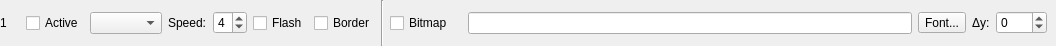
<?xml version="1.0" encoding="UTF-8"?>
<ui version="4.0">
 <class>Form</class>
 <widget class="QWidget" name="Form">
  <property name="geometry">
   <rect>
    <x>0</x>
    <y>0</y>
    <width>1056</width>
    <height>46</height>
   </rect>
  </property>
  <property name="windowTitle">
   <string>Form</string>
  </property>
  <layout class="QHBoxLayout" name="horizontalLayout">
   <property name="leftMargin">
    <number>0</number>
   </property>
   <property name="topMargin">
    <number>0</number>
   </property>
   <property name="rightMargin">
    <number>0</number>
   </property>
   <property name="bottomMargin">
    <number>0</number>
   </property>
   <item>
    <widget class="QLabel" name="numberLbl">
     <property name="minimumSize">
      <size>
       <width>20</width>
       <height>0</height>
      </size>
     </property>
     <property name="text">
      <string>1</string>
     </property>
    </widget>
   </item>
   <item>
    <widget class="QCheckBox" name="activeBox">
     <property name="text">
      <string>Active</string>
     </property>
    </widget>
   </item>
   <item>
    <widget class="QComboBox" name="animBox"/>
   </item>
   <item>
    <widget class="QLabel" name="label_2">
     <property name="text">
      <string>Speed:</string>
     </property>
    </widget>
   </item>
   <item>
    <widget class="QSpinBox" name="speedBox">
     <property name="minimum">
      <number>1</number>
     </property>
     <property name="maximum">
      <number>8</number>
     </property>
     <property name="value">
      <number>4</number>
     </property>
    </widget>
   </item>
   <item>
    <widget class="QCheckBox" name="flashBox">
     <property name="text">
      <string>Flash</string>
     </property>
    </widget>
   </item>
   <item>
    <widget class="QCheckBox" name="borderBox">
     <property name="text">
      <string>Border</string>
     </property>
    </widget>
   </item>
   <item>
    <widget class="Line" name="line">
     <property name="orientation">
      <enum>Qt::Vertical</enum>
     </property>
    </widget>
   </item>
   <item>
    <widget class="QCheckBox" name="bmpBox">
     <property name="text">
      <string>Bitmap</string>
     </property>
    </widget>
   </item>
   <item>
    <widget class="QStackedWidget" name="stacker">
     <property name="currentIndex">
      <number>0</number>
     </property>
     <widget class="QWidget" name="page">
      <layout class="QHBoxLayout" name="horizontalLayout_2">
       <item>
        <widget class="QLineEdit" name="textEdit"/>
       </item>
       <item>
        <widget class="QToolButton" name="fontBtn">
         <property name="text">
          <string>Font...</string>
         </property>
        </widget>
       </item>
       <item>
        <widget class="QLabel" name="label">
         <property name="text">
          <string>Δy:</string>
         </property>
        </widget>
       </item>
       <item>
        <widget class="QSpinBox" name="offsetBox">
         <property name="minimum">
          <number>-100</number>
         </property>
         <property name="maximum">
          <number>100</number>
         </property>
        </widget>
       </item>
      </layout>
     </widget>
     <widget class="QWidget" name="page_2">
      <layout class="QHBoxLayout" name="horizontalLayout_3">
       <item>
        <widget class="QPushButton" name="bmpLoadBtn">
         <property name="text">
          <string>Load...</string>
         </property>
        </widget>
       </item>
       <item>
        <spacer name="horizontalSpacer">
         <property name="orientation">
          <enum>Qt::Horizontal</enum>
         </property>
         <property name="sizeHint" stdset="0">
          <size>
           <width>439</width>
           <height>0</height>
          </size>
         </property>
        </spacer>
       </item>
      </layout>
     </widget>
    </widget>
   </item>
  </layout>
 </widget>
 <tabstops>
  <tabstop>activeBox</tabstop>
  <tabstop>animBox</tabstop>
  <tabstop>speedBox</tabstop>
  <tabstop>flashBox</tabstop>
  <tabstop>borderBox</tabstop>
  <tabstop>bmpBox</tabstop>
  <tabstop>textEdit</tabstop>
  <tabstop>fontBtn</tabstop>
  <tabstop>offsetBox</tabstop>
  <tabstop>bmpLoadBtn</tabstop>
 </tabstops>
 <resources/>
 <connections>
  <connection>
   <sender>speedBox</sender>
   <signal>valueChanged(int)</signal>
   <receiver>Form</receiver>
   <slot>changed()</slot>
   <hints>
    <hint type="sourcelabel">
     <x>216</x>
     <y>24</y>
    </hint>
    <hint type="destinationlabel">
     <x>258</x>
     <y>41</y>
    </hint>
   </hints>
  </connection>
  <connection>
   <sender>animBox</sender>
   <signal>currentIndexChanged(int)</signal>
   <receiver>Form</receiver>
   <slot>changed()</slot>
   <hints>
    <hint type="sourcelabel">
     <x>136</x>
     <y>27</y>
    </hint>
    <hint type="destinationlabel">
     <x>167</x>
     <y>43</y>
    </hint>
   </hints>
  </connection>
  <connection>
   <sender>activeBox</sender>
   <signal>toggled(bool)</signal>
   <receiver>Form</receiver>
   <slot>changed()</slot>
   <hints>
    <hint type="sourcelabel">
     <x>43</x>
     <y>25</y>
    </hint>
    <hint type="destinationlabel">
     <x>79</x>
     <y>41</y>
    </hint>
   </hints>
  </connection>
  <connection>
   <sender>flashBox</sender>
   <signal>toggled(bool)</signal>
   <receiver>Form</receiver>
   <slot>changed()</slot>
   <hints>
    <hint type="sourcelabel">
     <x>256</x>
     <y>19</y>
    </hint>
    <hint type="destinationlabel">
     <x>264</x>
     <y>5</y>
    </hint>
   </hints>
  </connection>
  <connection>
   <sender>borderBox</sender>
   <signal>toggled(bool)</signal>
   <receiver>Form</receiver>
   <slot>changed()</slot>
   <hints>
    <hint type="sourcelabel">
     <x>319</x>
     <y>20</y>
    </hint>
    <hint type="destinationlabel">
     <x>338</x>
     <y>38</y>
    </hint>
   </hints>
  </connection>
  <connection>
   <sender>bmpBox</sender>
   <signal>toggled(bool)</signal>
   <receiver>Form</receiver>
   <slot>changed()</slot>
   <hints>
    <hint type="sourcelabel">
     <x>418</x>
     <y>25</y>
    </hint>
    <hint type="destinationlabel">
     <x>457</x>
     <y>39</y>
    </hint>
   </hints>
  </connection>
  <connection>
   <sender>textEdit</sender>
   <signal>textEdited(QString)</signal>
   <receiver>Form</receiver>
   <slot>changed()</slot>
   <hints>
    <hint type="sourcelabel">
     <x>521</x>
     <y>21</y>
    </hint>
    <hint type="destinationlabel">
     <x>442</x>
     <y>5</y>
    </hint>
   </hints>
  </connection>
  <connection>
   <sender>offsetBox</sender>
   <signal>valueChanged(int)</signal>
   <receiver>Form</receiver>
   <slot>changed()</slot>
   <hints>
    <hint type="sourcelabel">
     <x>997</x>
     <y>25</y>
    </hint>
    <hint type="destinationlabel">
     <x>350</x>
     <y>6</y>
    </hint>
   </hints>
  </connection>
 </connections>
 <slots>
  <slot>changed()</slot>
 </slots>
</ui>
